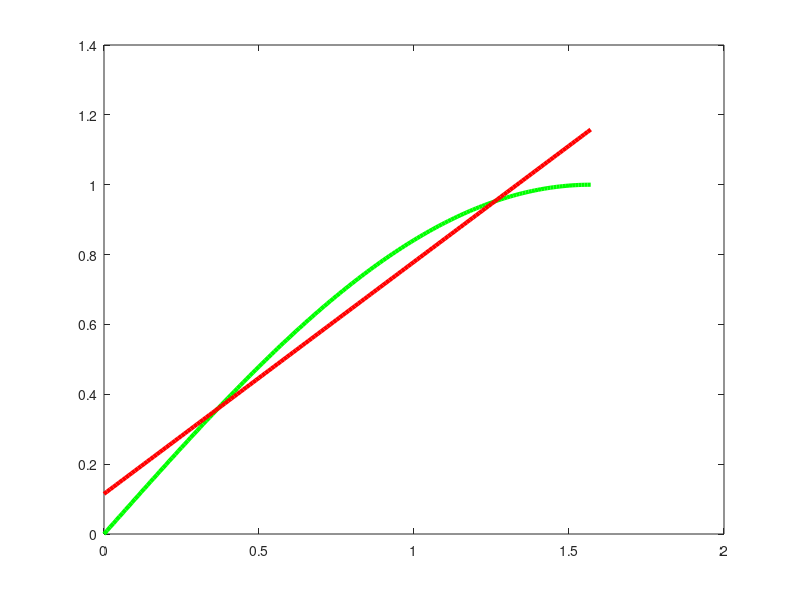

MATLAB code for this plot:
close all
clear all
clc
f=@(x)sin(x)

A=[pi/2 pi^2/8
    pi^2/8 pi^3/24];
B=[1
    1];

a=A\B

P=@(x) a(2)*x+a(1)


xx=0:0.01:pi/2;
plot(xx,f(xx),'g','LineWidth',3)
hold on
plot(xx,P(xx),'r','LineWidth',3)
